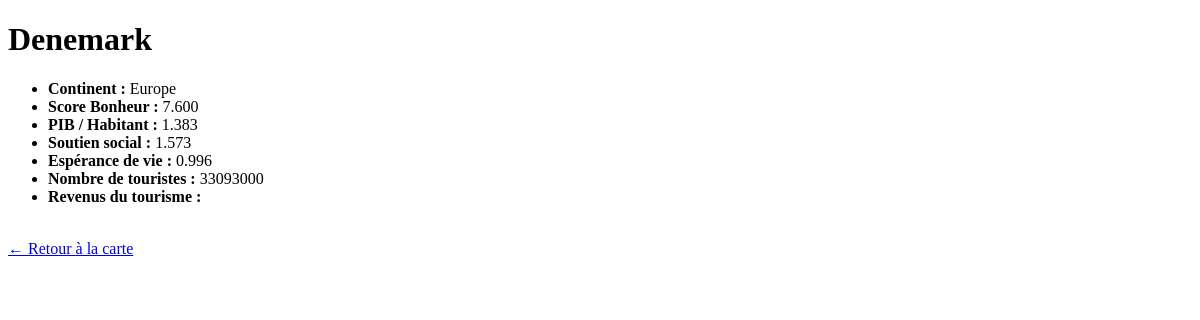
/pays.php?code=DNK, run on an earlier commit of the app's database.
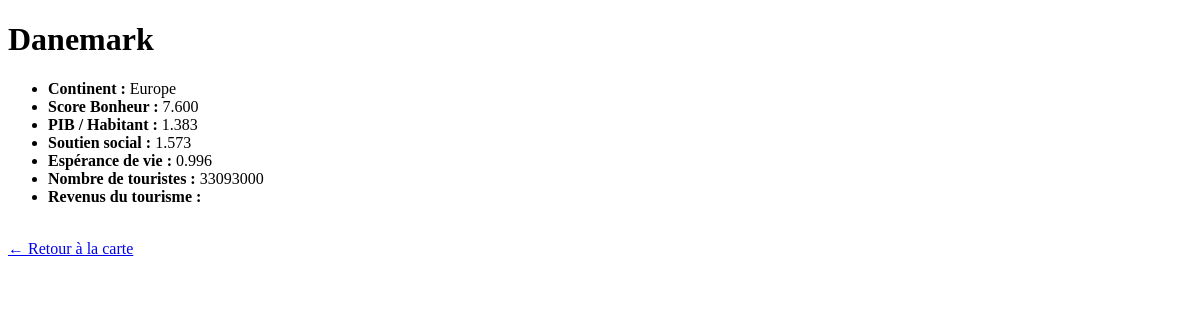
And on a later commit of the database.
### tables this page shows
CREATE TABLE `pays` (
  `id_pays` int(11) NOT NULL,
  `nom_pays` varchar(100) DEFAULT NULL,
  `continent` varchar(50) DEFAULT NULL,
  `code_iso` varchar(10) DEFAULT NULL,
  `description` text,
  `rang_bonheur` int(11) DEFAULT NULL
);

CREATE TABLE `indicateurbonheur` (
  `id_indicateur` int(3) DEFAULT NULL,
  `id_pays` int(3) DEFAULT NULL,
  `annee` int(4) DEFAULT NULL,
  `score_bonheur` decimal(4,3) DEFAULT NULL,
  `pib_par_habitant` decimal(4,3) DEFAULT NULL,
  `soutien_social` decimal(4,3) DEFAULT NULL,
  `esperance_vie` decimal(4,3) DEFAULT NULL,
  `liberte_choix` decimal(4,3) DEFAULT NULL,
  `generosite` decimal(4,3) DEFAULT NULL,
  `perception_corruption` decimal(4,3) DEFAULT NULL
);

CREATE TABLE `tourisme` (
  `id_tourisme` int(11) NOT NULL,
  `id_pays` int(11) DEFAULT NULL,
  `annee` int(11) DEFAULT NULL,
  `nombre_touristes` float DEFAULT NULL,
  `revenus_tourisme` float DEFAULT NULL,
  `sans_emplois` float DEFAULT NULL
);

### pays.php (the view, shortened to what this page needs)
<?php
$host = "localhost";
$user = "root";
$pass = "root";
$db = "happytrip";
$conn = new mysqli($host, $user, $pass, $db);
$code = $_GET['code'];
$sql = "
SELECT
    p.nom_pays,
    p.continent,
    b.score_bonheur,
    b.pib_par_habitant,
    b.soutien_social,
    b.esperance_vie,
    t.nombre_touristes,
    t.revenus_tourisme
FROM pays p
LEFT JOIN indicateurbonheur b ON p.id_pays = b.id_pays
LEFT JOIN tourisme t ON p.id_pays = t.id_pays
WHERE p.code_iso = ?
";
$stmt = $conn->prepare($sql);
$stmt->bind_param("s", $code);
$stmt->execute();
$result = $stmt->get_result();
$data = $result->fetch_assoc();
?>
<!DOCTYPE html>
<html lang="fr">
<head>
</head>
<body>
<h1><?php echo $data['nom_pays']; ?></h1>
<ul>
    <li><strong>Continent : </strong><?php echo $data['continent']; ?></li>
    <li><strong>Score Bonheur : </strong><?php echo $data['score_bonheur']; ?></li>
    <li><strong>PIB / Habitant : </strong><?php echo $data['pib_par_habitant']; ?></li>
    <li><strong>Soutien social : </strong><?php echo $data['soutien_social']; ?></li>
    <li><strong>Espérance de vie : </strong><?php echo $data['esperance_vie']; ?></li>
    <li><strong>Nombre de touristes : </strong><?php echo $data['nombre_touristes']; ?></li>
    <li><strong>Revenus du tourisme : </strong><?php echo $data['revenus_tourisme']; ?></li>
</ul>
<br>
<a href="carte.html">← Retour à la carte</a>
</body>
</html>

What changed in the data, as far as the page shows it:
changed pays "Europe": nom_pays "Denemark" → "Danemark"
